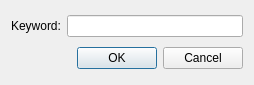
<?xml version="1.0" encoding="UTF-8"?>
<ui version="4.0">
 <class>AddKeywordDialog</class>
 <widget class="QDialog" name="AddKeywordDialog">
  <property name="geometry">
   <rect>
    <x>0</x>
    <y>0</y>
    <width>254</width>
    <height>85</height>
   </rect>
  </property>
  <property name="windowTitle">
   <string>Add Keyword</string>
  </property>
  <layout class="QVBoxLayout" name="verticalLayout">
   <item>
    <layout class="QHBoxLayout" name="horizontalLayout">
     <item>
      <widget class="QLabel" name="keywordLabel">
       <property name="text">
        <string>Keyword:</string>
       </property>
      </widget>
     </item>
     <item>
      <widget class="QLineEdit" name="keywordEdit"/>
     </item>
    </layout>
   </item>
   <item>
    <widget class="QDialogButtonBox" name="buttonBox">
     <property name="orientation">
      <enum>Qt::Horizontal</enum>
     </property>
     <property name="standardButtons">
      <set>QDialogButtonBox::Cancel|QDialogButtonBox::Ok</set>
     </property>
    </widget>
   </item>
  </layout>
 </widget>
 <resources/>
 <connections>
  <connection>
   <sender>buttonBox</sender>
   <signal>accepted()</signal>
   <receiver>AddKeywordDialog</receiver>
   <slot>accept()</slot>
   <hints>
    <hint type="sourcelabel">
     <x>248</x>
     <y>254</y>
    </hint>
    <hint type="destinationlabel">
     <x>157</x>
     <y>274</y>
    </hint>
   </hints>
  </connection>
  <connection>
   <sender>buttonBox</sender>
   <signal>rejected()</signal>
   <receiver>AddKeywordDialog</receiver>
   <slot>reject()</slot>
   <hints>
    <hint type="sourcelabel">
     <x>316</x>
     <y>260</y>
    </hint>
    <hint type="destinationlabel">
     <x>286</x>
     <y>274</y>
    </hint>
   </hints>
  </connection>
 </connections>
</ui>
